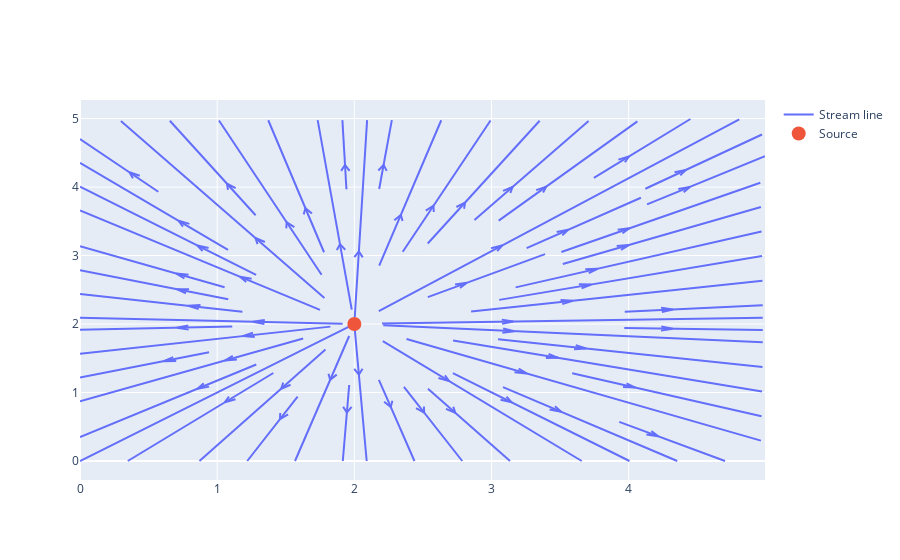

Notebook code for this chart:
### Markdown cell above
A more interactive (move cursor over plot to see coordinates) and other good way to create a stream function plot, is by using figure factory from the Plotly module.


Moreover, a source point can be created using Graph_objects from the Plotly module. Below is shown how this can be plotted. Here, the velocity field u and y include the source components in their function.

### Code cell
# create spatial meshgrid
x = np.linspace(0, 5, 100)
y = np.linspace(0, 5, 100)
X, Y = np.meshgrid(x, y)

# define source strength and location
source_strength = 10
x_source, y_source = 2, 2

# define velocity field as function X and Y
u = (source_strength *
     (X - x_source)/((X - x_source)**2 + (Y - y_source)**2))
v = (source_strength*
     (Y - y_source)/((X - x_source)**2 + (Y - y_source)**2))

# Create streamline figure
fig = ff.create_streamline(x, y, u, v,
                           name='Stream line')

fig.add_trace(go.Scatter(x=[2], y=[2],
                          mode='markers',
                          marker_size=14,
                          name='Source'))

### Figure 1 — Plotly figure (JSON) as saved in the notebook; plotly's stock layout.template omitted (floating-point values rounded to 4 significant figures; data arrays with more than 128 entries replaced by an {"elided": "..."} marker saying what was removed)
{"data": [{"mode": "lines", "name": "Stream line", "type": "scatter", "x": {"elided": "2553 float values"}, "y": {"elided": "2553 float values"}}, {"marker": {"size": 14}, "mode": "markers", "name": "Source", "type": "scatter", "x": [2], "y": [2]}], "layout": {"hovermode": "closest"}}
